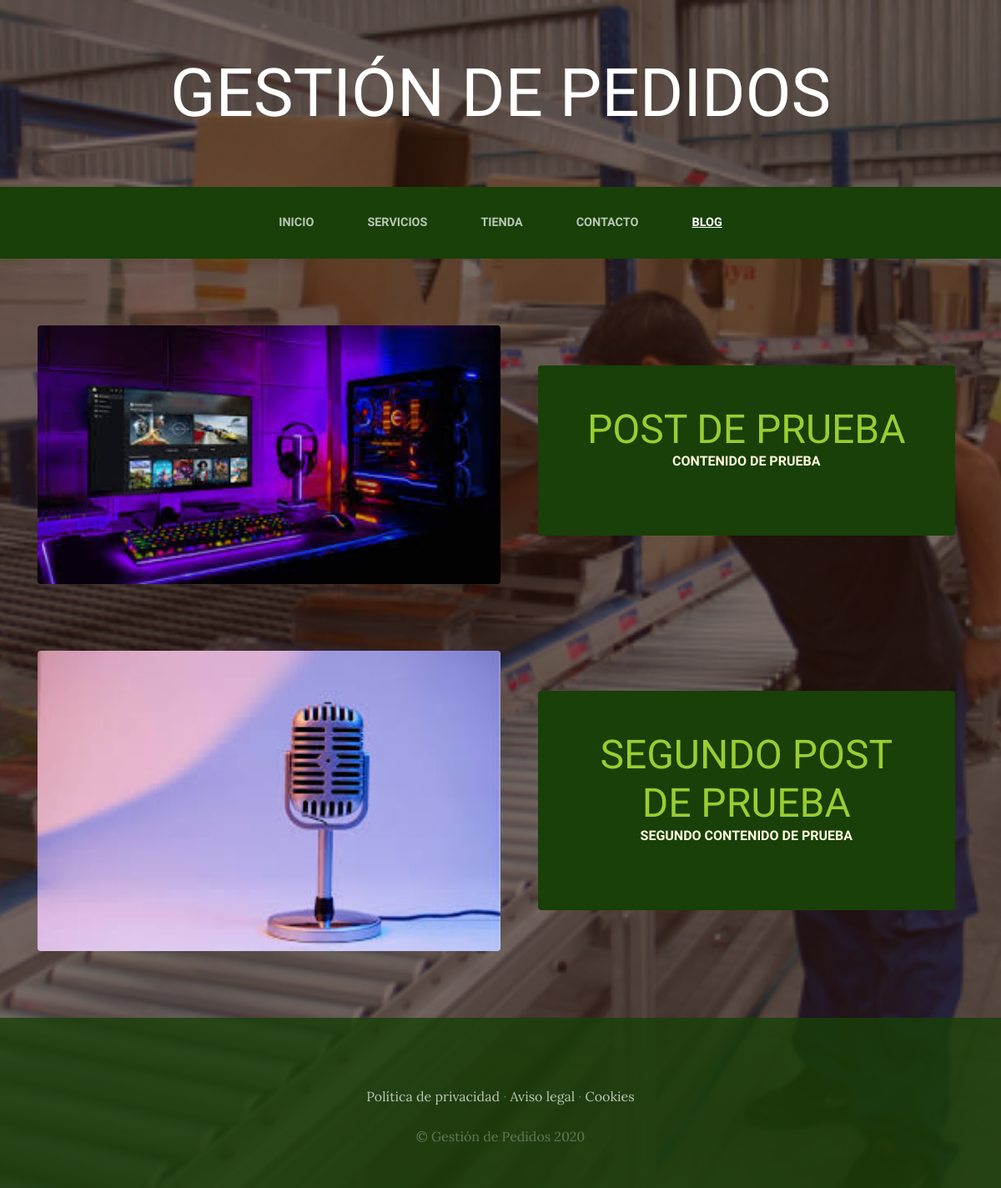
Page /blog on the committed database.
### Blog/models.py (models this page shows, shortened)
class Post(models.Model):
    titulo = models.CharField(max_length=50)
    contenido = models.CharField(max_length=50)
    imagen = models.ImageField(upload_to = 'blog', null=True, blank=True)
    autor = models.ForeignKey(User, on_delete = models.CASCADE)
    categorias = models.ManyToManyField(Categoria)
    created = models.DateTimeField(auto_now_add=True)
    updated = models.DateTimeField(auto_now_add=True)
    class Meta:
        verbose_name = 'post'
        verbose_name_plural = 'posts'

### Blog/views.py (the view)
# urls.py: path('', views.blog, name = 'blog'),
def blog(request):
    posts = Post.objects.all()
    return render(request, 'blog/blog.html', {'posts': posts})

### Blog/templates/blog/blog.html
{%extends 'proyectoWebApp/base.html'%}
{% load static %}
{%block content %}
    {% for post in posts %}
<section class="page-section clearfix">
    <div class="container">
      <div class="intro">
        <img class="intro-img img-fluid mb-3 mb-lg-0 rounded" src="{{post.imagen.url}}" alt="" style='width: 50%'>
        <div class="intro-text left-0 text-center bg-faded p-5 rounded">
          <h2 class="section-heading mb-4" >
            <span class="section-heading-lower" style='color: yellowgreen'>{{post.titulo}}</span>
            <span class="section-heading-upper">{{post.contenido}}</span>
          </h2>
        </div>
      </div>
    </div>
</section>
    {% endfor %}
{% endblock %}

### ProyectoWebApp/static/ProyectoWebApp/css/gestion.css (style rules this page uses)
body { font-family: 'Lora'; background: linear-gradient(rgba(47, 23, 15, 0.65), rgba(47, 23, 15, 0.65)), url("../img/bg_main.jpg"); background-attachment: fixed; background-position: center; background-size: cover; }
h1, h2, h3, h4, h5, h6 { font-family: 'Raleway'; }
.page-section { margin-top: 5rem; margin-bottom: 5rem; }
.section-heading { text-transform: uppercase; }
.section-heading .section-heading-upper { display: block; font-size: 1rem; font-weight: 800; padding-bottom:.5rem; }
.section-heading .section-heading-lower { display: block; font-size: 3rem; font-weight: 100; }
.bg-faded { background-color: rgba(255, 255, 255, 0.85); }
.intro { position: relative; }
@media (min-width: 992px) { .intro .intro-img { width: 75%; float: left; } }
@media (min-width: 992px) { .intro .intro-text { left: 600; width: 60%; margin-top: 3rem; background-color: rgba(24, 64, 8); color: cornsilk; position: absolute; } }
@media (min-width: 1200px) { .intro .intro-text { width: 45%; } }

### rows in the picture
Post: imagen (picture), titulo "POST DE PRUEBA", contenido "CONTENIDO DE PRUEBA"
Post: imagen (picture), titulo "SEGUNDO POST DE PRUEBA", contenido "SEGUNDO CONTENIDO DE PRUEBA"
